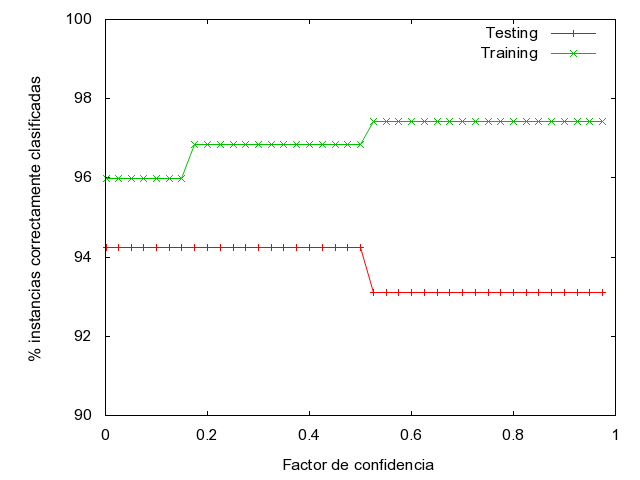

Write gnuplot code to recreate this figure.
set xrange [0:1]
set yrange [90:100]
set xlabel "Factor de confidencia"
set ylabel "% instancias correctamente clasificadas"
set terminal png
set output "C:\\dump\\ejercicio1\\graficos\\J48_porcentajes.png"
plot  "C:\\dump\\ejercicio1\\tablas\\J48_porcentajes.txt" using 1:2 title 'Testing' with linespoints, \
 "C:\\dump\\ejercicio1\\tablas\\J48_porcentajes.txt" using 1:3 title 'Training' with linespoints